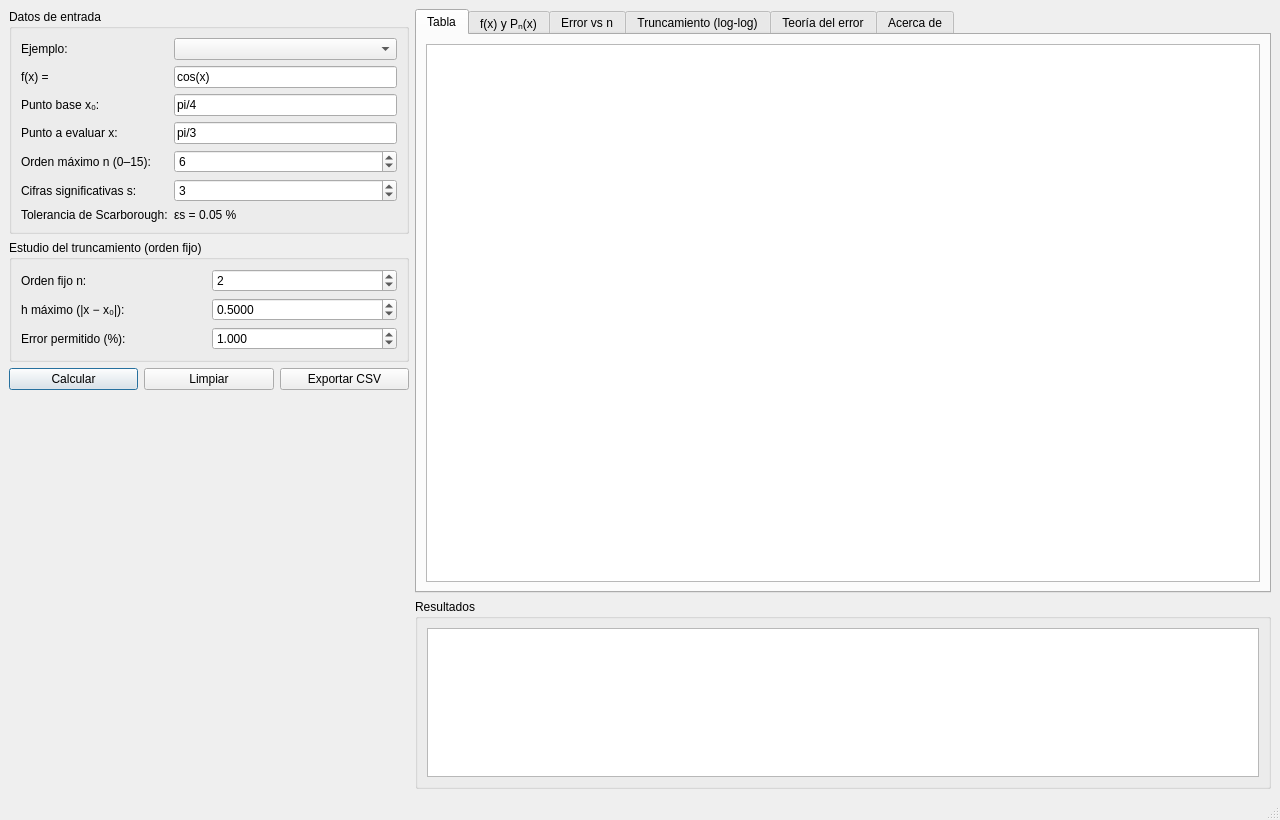
<?xml version="1.0" encoding="UTF-8"?>
<ui version="4.0">
 <class>MainWindow</class>
 <widget class="QMainWindow" name="MainWindow">
  <property name="geometry">
   <rect>
    <x>0</x>
    <y>0</y>
    <width>1280</width>
    <height>820</height>
   </rect>
  </property>
  <property name="minimumSize">
   <size>
    <width>960</width>
    <height>620</height>
   </size>
  </property>
  <property name="windowTitle">
   <string>Serie de Taylor y error de truncamiento</string>
  </property>
  <widget class="QWidget" name="centralwidget">
   <layout class="QHBoxLayout" name="layoutPrincipal">
    <item>
     <widget class="QWidget" name="panelEntradas" native="true">
      <property name="minimumSize">
       <size>
        <width>330</width>
        <height>0</height>
       </size>
      </property>
      <property name="maximumSize">
       <size>
        <width>400</width>
        <height>16777215</height>
       </size>
      </property>
      <layout class="QVBoxLayout" name="layoutPanelEntradas">
       <property name="leftMargin">
        <number>0</number>
       </property>
       <property name="topMargin">
        <number>0</number>
       </property>
       <property name="rightMargin">
        <number>0</number>
       </property>
       <property name="bottomMargin">
        <number>0</number>
       </property>
       <item>
        <widget class="QGroupBox" name="grupoEntradas">
         <property name="title">
          <string>Datos de entrada</string>
         </property>
         <layout class="QGridLayout" name="layoutEntradas">
          <item row="0" column="0">
           <widget class="QLabel" name="lblEjemplo">
            <property name="text">
             <string>Ejemplo:</string>
            </property>
           </widget>
          </item>
          <item row="0" column="1">
           <widget class="QComboBox" name="comboEjemplos">
            <property name="toolTip">
             <string>Carga el ejemplo del libro o el caso de aplicación del grupo</string>
            </property>
           </widget>
          </item>
          <item row="1" column="0">
           <widget class="QLabel" name="lblFuncion">
            <property name="text">
             <string>f(x) =</string>
            </property>
           </widget>
          </item>
          <item row="1" column="1">
           <widget class="QLineEdit" name="txtFuncion">
            <property name="toolTip">
             <string>Función en la variable x. Ej.: cos(x), exp(-x), 0.6*sqrt(x)</string>
            </property>
            <property name="text">
             <string>cos(x)</string>
            </property>
            <property name="placeholderText">
             <string>Ej.: cos(x)</string>
            </property>
           </widget>
          </item>
          <item row="2" column="0">
           <widget class="QLabel" name="lblX0">
            <property name="text">
             <string>Punto base x₀:</string>
            </property>
           </widget>
          </item>
          <item row="2" column="1">
           <widget class="QLineEdit" name="txtX0">
            <property name="toolTip">
             <string>Punto alrededor del cual se desarrolla la serie. Acepta pi/4, sqrt(2)...</string>
            </property>
            <property name="text">
             <string>pi/4</string>
            </property>
           </widget>
          </item>
          <item row="3" column="0">
           <widget class="QLabel" name="lblX">
            <property name="text">
             <string>Punto a evaluar x:</string>
            </property>
           </widget>
          </item>
          <item row="3" column="1">
           <widget class="QLineEdit" name="txtX">
            <property name="toolTip">
             <string>Punto donde se aproxima f. Acepta pi/3, 2.5...</string>
            </property>
            <property name="text">
             <string>pi/3</string>
            </property>
           </widget>
          </item>
          <item row="4" column="0">
           <widget class="QLabel" name="lblOrden">
            <property name="text">
             <string>Orden máximo n (0–15):</string>
            </property>
           </widget>
          </item>
          <item row="4" column="1">
           <widget class="QSpinBox" name="spinOrden">
            <property name="minimum">
             <number>0</number>
            </property>
            <property name="maximum">
             <number>15</number>
            </property>
            <property name="value">
             <number>6</number>
            </property>
           </widget>
          </item>
          <item row="5" column="0">
           <widget class="QLabel" name="lblCifras">
            <property name="text">
             <string>Cifras significativas s:</string>
            </property>
           </widget>
          </item>
          <item row="5" column="1">
           <widget class="QSpinBox" name="spinCifras">
            <property name="minimum">
             <number>1</number>
            </property>
            <property name="maximum">
             <number>12</number>
            </property>
            <property name="value">
             <number>3</number>
            </property>
           </widget>
          </item>
          <item row="6" column="0">
           <widget class="QLabel" name="lblEs">
            <property name="text">
             <string>Tolerancia de Scarborough:</string>
            </property>
           </widget>
          </item>
          <item row="6" column="1">
           <widget class="QLabel" name="lblEsValor">
            <property name="text">
             <string>εs = 0.05 %</string>
            </property>
           </widget>
          </item>
         </layout>
        </widget>
       </item>
       <item>
        <widget class="QGroupBox" name="grupoTruncamiento">
         <property name="title">
          <string>Estudio del truncamiento (orden fijo)</string>
         </property>
         <layout class="QGridLayout" name="layoutTruncamiento">
          <item row="0" column="0">
           <widget class="QLabel" name="lblOrdenEstudio">
            <property name="text">
             <string>Orden fijo n:</string>
            </property>
           </widget>
          </item>
          <item row="0" column="1">
           <widget class="QSpinBox" name="spinOrdenEstudio">
            <property name="toolTip">
             <string>Orden del polinomio para la gráfica log-log y para el límite de error</string>
            </property>
            <property name="minimum">
             <number>0</number>
            </property>
            <property name="maximum">
             <number>15</number>
            </property>
            <property name="value">
             <number>2</number>
            </property>
           </widget>
          </item>
          <item row="1" column="0">
           <widget class="QLabel" name="lblHMax">
            <property name="text">
             <string>h máximo (|x − x₀|):</string>
            </property>
           </widget>
          </item>
          <item row="1" column="1">
           <widget class="QDoubleSpinBox" name="spinHMax">
            <property name="decimals">
             <number>4</number>
            </property>
            <property name="minimum">
             <double>0.001000000000000</double>
            </property>
            <property name="maximum">
             <double>1000.000000000000000</double>
            </property>
            <property name="singleStep">
             <double>0.100000000000000</double>
            </property>
            <property name="value">
             <double>0.500000000000000</double>
            </property>
           </widget>
          </item>
          <item row="2" column="0">
           <widget class="QLabel" name="lblTolLimite">
            <property name="text">
             <string>Error permitido (%):</string>
            </property>
           </widget>
          </item>
          <item row="2" column="1">
           <widget class="QDoubleSpinBox" name="spinTolLimite">
            <property name="toolTip">
             <string>Se calcula hasta qué h el polinomio de orden n tiene |εt| menor que este valor</string>
            </property>
            <property name="decimals">
             <number>3</number>
            </property>
            <property name="minimum">
             <double>0.001000000000000</double>
            </property>
            <property name="maximum">
             <double>100.000000000000000</double>
            </property>
            <property name="singleStep">
             <double>0.500000000000000</double>
            </property>
            <property name="value">
             <double>1.000000000000000</double>
            </property>
           </widget>
          </item>
         </layout>
        </widget>
       </item>
       <item>
        <layout class="QHBoxLayout" name="layoutBotones">
         <item>
          <widget class="QPushButton" name="btnCalcular">
           <property name="text">
            <string>Calcular</string>
           </property>
           <property name="default">
            <bool>true</bool>
           </property>
          </widget>
         </item>
         <item>
          <widget class="QPushButton" name="btnLimpiar">
           <property name="text">
            <string>Limpiar</string>
           </property>
          </widget>
         </item>
         <item>
          <widget class="QPushButton" name="btnExportar">
           <property name="text">
            <string>Exportar CSV</string>
           </property>
          </widget>
         </item>
        </layout>
       </item>
       <item>
        <spacer name="espaciadorVertical">
         <property name="orientation">
          <enum>Qt::Vertical</enum>
         </property>
         <property name="sizeHint" stdset="0">
          <size>
           <width>20</width>
           <height>40</height>
          </size>
         </property>
        </spacer>
       </item>
      </layout>
     </widget>
    </item>
    <item>
     <widget class="QWidget" name="panelDerecho" native="true">
      <layout class="QVBoxLayout" name="layoutDerecho">
       <property name="leftMargin">
        <number>0</number>
       </property>
       <property name="topMargin">
        <number>0</number>
       </property>
       <property name="rightMargin">
        <number>0</number>
       </property>
       <property name="bottomMargin">
        <number>0</number>
       </property>
       <item>
        <widget class="QTabWidget" name="tabsPrincipal">
         <property name="currentIndex">
          <number>0</number>
         </property>
         <widget class="QWidget" name="tabTabla">
          <attribute name="title">
           <string>Tabla</string>
          </attribute>
          <layout class="QVBoxLayout" name="layoutTabTabla">
           <item>
            <widget class="QTableWidget" name="tablaResultados"/>
           </item>
          </layout>
         </widget>
         <widget class="QWidget" name="tabAproximacion">
          <attribute name="title">
           <string>f(x) y Pₙ(x)</string>
          </attribute>
          <layout class="QVBoxLayout" name="layoutTabAproximacion">
           <item>
            <widget class="QWidget" name="widgetGrafica" native="true"/>
           </item>
          </layout>
         </widget>
         <widget class="QWidget" name="tabError">
          <attribute name="title">
           <string>Error vs n</string>
          </attribute>
          <layout class="QVBoxLayout" name="layoutTabError">
           <item>
            <widget class="QWidget" name="widgetGraficaError" native="true"/>
           </item>
          </layout>
         </widget>
         <widget class="QWidget" name="tabTruncamiento">
          <attribute name="title">
           <string>Truncamiento (log-log)</string>
          </attribute>
          <layout class="QVBoxLayout" name="layoutTabTruncamiento">
           <item>
            <widget class="QWidget" name="widgetGraficaTrunc" native="true"/>
           </item>
          </layout>
         </widget>
         <widget class="QWidget" name="tabTeoria">
          <attribute name="title">
           <string>Teoría del error</string>
          </attribute>
          <layout class="QVBoxLayout" name="layoutTabTeoria">
           <item>
            <widget class="QTextBrowser" name="txtTeoria"/>
           </item>
          </layout>
         </widget>
         <widget class="QWidget" name="tabAcerca">
          <attribute name="title">
           <string>Acerca de</string>
          </attribute>
          <layout class="QVBoxLayout" name="layoutTabAcerca">
           <item>
            <widget class="QTextBrowser" name="txtAcerca"/>
           </item>
          </layout>
         </widget>
        </widget>
       </item>
       <item>
        <widget class="QGroupBox" name="grupoResultados">
         <property name="title">
          <string>Resultados</string>
         </property>
         <property name="maximumSize">
          <size>
           <width>16777215</width>
           <height>190</height>
          </size>
         </property>
         <layout class="QVBoxLayout" name="layoutResultados">
          <item>
           <widget class="QTextEdit" name="txtResultados">
            <property name="readOnly">
             <bool>true</bool>
            </property>
           </widget>
          </item>
         </layout>
        </widget>
       </item>
      </layout>
     </widget>
    </item>
   </layout>
  </widget>
  <widget class="QStatusBar" name="statusbar"/>
 </widget>
 <resources/>
 <connections/>
</ui>
